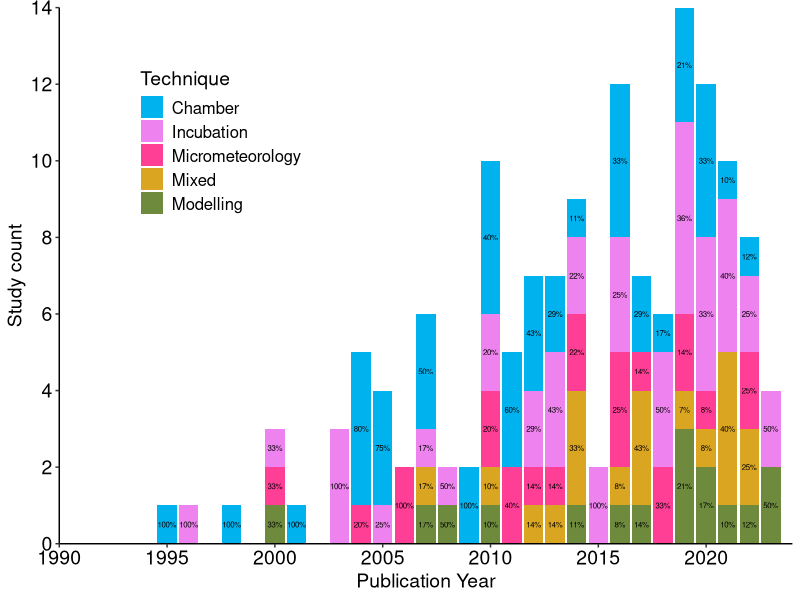
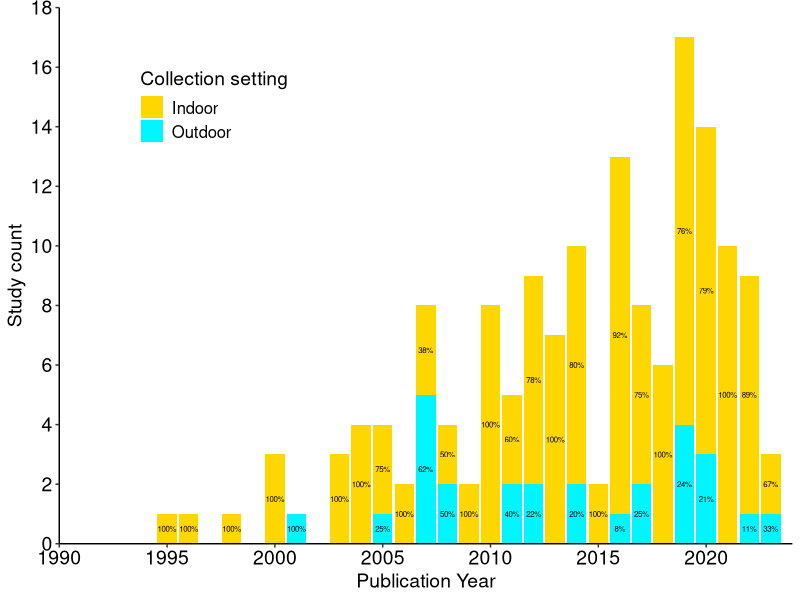
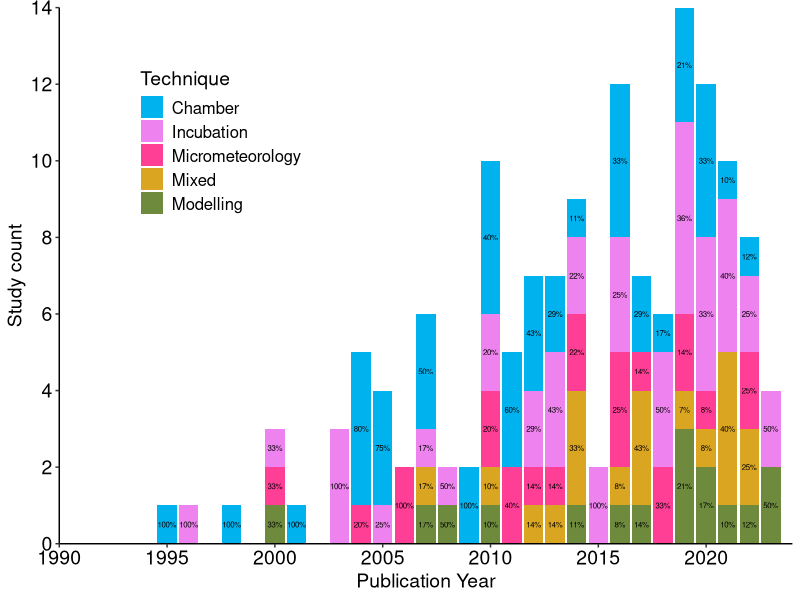

Write R code to recreate these figures, in order.
#To prepare figure for techniques, CH4 only
#Figure 2
library(tidyverse); library(ggpubr)

#read data
GHG.CH4 <- read.csv("input/Canada GHG storage lit review data 20240611.csv",header = T)
#obtain studies from storage measurement 
GHG.storage <- GHG.CH4[grepl("Storage", GHG.CH4$GHG.source),]
GHG.storage <- GHG.storage[GHG.storage$CH4 == TRUE,]
GHG.storage <- GHG.storage %>%
  drop_na(Livestock)
GHG.storage[GHG.storage$ID==9,"Technique"] <- 'Incubation'
GHG.storage[GHG.storage$ID==33,"Technique"] <- 'Incubation'
GHG.storage[GHG.storage$ID==225,"Technique"] <- 'Soil chamber'

# Define custom colors, cold for indoor, warm for outdoor
cold_colors <- c("deepskyblue2", "violet", "violetred1", "goldenrod")
warm_colors <- c("darkolivegreen4", "limegreen", "turquoise1", "gold")



#Techniques 
Tech_data <- GHG.storage %>%
  separate_rows(Technique, sep = ",\\s*")
Tech_data[Tech_data$Technique=='Soil chamber',"Technique"] <- "Chamber"
Tech_data[Tech_data$Technique=='Animal chamber',"Technique"] <- "Chamber"
Tech_data <- Tech_data %>%
  group_by(Pub..year,Technique) %>%
  summarise(Number = n()) %>%
  ungroup() %>%
  group_by(Pub..year) %>%
  mutate(Percentage = Number / sum(Number) * 100)

#Set the order for the techniques
Tech_data$Technique <- factor(Tech_data$Technique, 
                       levels = c("Chamber", "Incubation", "Micrometeorology", 
                                  "Mixed", "Modelling"))
tapply(Tech_data$Number,Tech_data$Technique,sum)
#Animal chamber #6 4.2%, Incubation #43 29.2%, Micrometeorology #23 16.0%, 
#Mixed #17 13.2%, Modelling #16 11.1%, Soil chamber #38 26.4%.



#separate indoor and outdoor.
GHG.storage <- GHG.storage %>%
  drop_na(Collection.Setting)
GHG.storage$Collection.Setting[GHG.storage$Collection.Setting == "Mixed"] <- "Indoor, Outdoor"
Tech_method <- GHG.storage %>%
  separate_rows(Collection.Setting, sep = ",\\s*") %>%
  group_by(Pub..year,Collection.Setting) %>%
  summarise(Number = n()) %>%
  ungroup() %>%
  group_by(Pub..year) %>%
  mutate(Percentage = Number / sum(Number) * 100)
tapply(Tech_method$Number,Tech_method$Collection.Setting,sum)
#Indoor #128 82.6%, Outdoor #27 17.4%.


#Figure on techniques
Fig2a <- ggplot(Tech_data, aes(x = Pub..year, y = Number, fill = Technique)) +
  geom_bar(stat = "identity") +
  labs(x = "Publication Year", y = "Study count") +
  scale_fill_manual(values = c(cold_colors[1:4],warm_colors[1:4])) +
  theme_classic() +
  theme(axis.text = element_text(size = 14, colour = "black"),
        axis.title.x = element_text(size = 14),
        axis.title.y = element_text(size = 14),
        legend.position = c(0.1, 0.9),  # Adjust the legend position
        legend.justification = c(0, 1),  # Align the legend to top-left
        legend.title = element_text(size = 14),  # Adjust legend title font size
        legend.text = element_text(size = 12),
        axis.line = element_line(color = "black")) +
  geom_text(aes(label = paste0(round(Percentage, 0), "%")),
            position = position_stack(vjust = 0.5),
            size = 2) +
  scale_y_continuous(limits = c(0, 14), 
                     breaks = seq(0, 14, by = 2),
                     expand = c(0, 0))+
  scale_x_continuous(limits = c(1990, 2024), 
                     breaks = seq(1990, 2024 , by = 5),
                     expand = c(0, 0))
Fig2a

Fig2b <- ggplot(Tech_method, aes(x = Pub..year, y = Number, fill = Collection.Setting)) +
  geom_bar(stat = "identity") +
  labs(x = "Publication Year", y = "Study count", fill = "Collection setting") +
  scale_fill_manual(values = c("gold", "turquoise1")) +
  theme_classic() +
  theme(axis.text = element_text(size = 14, colour = "black"),
        axis.title.x = element_text(size = 14),
        axis.title.y = element_text(size = 14),
        legend.position = c(0.1, 0.9),  # Adjust the legend position
        legend.justification = c(0, 1),  # Align the legend to top-left
        legend.title = element_text(size = 14),  # Adjust legend title font size
        legend.text = element_text(size = 12),
        axis.line = element_line(color = "black")) +
  geom_text(aes(label = paste0(round(Percentage, 0), "%")),
            position = position_stack(vjust = 0.5),
            size = 2) +
  scale_y_continuous(limits = c(0, 18), 
                     breaks = seq(0, 18, by = 2),
                     expand = c(0, 0)) +
  scale_x_continuous(limits = c(1990, 2024), 
                     breaks = seq(1990, 2024 , by = 5),
                     expand = c(0, 0))
Fig2b


#Export figure
ggsave("output/Figure - Techniques CH4.png", Fig2a,
        width = 24, height = 18, units = "cm",
        dpi = 300)
